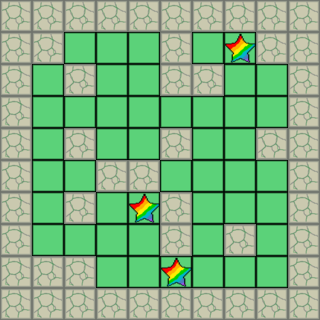

The image is a tile-based game level rendered from a .tmx file. Its description and complete source (layers, tilesets, objects, tile grids) follow:
An orthogonal 10x10 tile map with 32x32 px tiles, 3 tile layers (Floor, Wall, Checkpoint), 5 tilesets and 4 objects (3x Box, Player).

<map version="1.10" tiledversion="1.11.2" orientation="orthogonal" renderorder="right-down" width="10" height="10" tilewidth="32" tileheight="32" infinite="0" nextlayerid="7" nextobjectid="8">
 <tileset firstgid="1" source="grass.tsx" />
 <tileset firstgid="7" source="wall.tsx" />
 <tileset firstgid="8" source="charactor.tsx" />
 <tileset firstgid="9" source="box.tsx" />
 <tileset firstgid="10" source="star.tsx" />
 <layer id="1" name="Floor" width="10" height="10">
  <data encoding="csv">
0,0,0,0,0,0,0,0,0,0,
0,0,1,1,1,0,1,1,0,0,
0,1,0,1,1,0,0,1,1,0,
0,1,1,1,1,1,1,1,1,0,
0,1,0,1,1,0,1,1,0,0,
0,1,1,0,0,1,1,1,1,0,
0,1,0,1,1,0,1,1,1,0,
0,1,1,1,1,0,1,0,1,0,
0,0,0,1,1,1,1,1,1,0,
0,0,0,0,0,0,0,0,0,0
</data>
 </layer>
 <layer id="2" name="Wall" width="10" height="10">
  <data encoding="csv">
7,7,7,7,7,7,7,7,7,7,
7,7,0,0,0,7,0,0,7,7,
7,0,7,0,0,7,7,0,0,7,
7,0,0,0,0,0,0,0,0,7,
7,0,7,0,0,7,0,0,7,7,
7,0,0,7,7,0,0,0,0,7,
7,0,7,0,0,7,0,0,0,7,
7,0,0,0,0,7,0,7,0,7,
7,7,7,0,0,0,0,0,0,7,
7,7,7,7,7,7,7,7,7,7
</data>
 </layer>
 <objectgroup id="3" name="Player">
  <object id="1" name="Player" gid="8" x="128" y="160" width="32" height="32" />
 </objectgroup>
 <objectgroup id="5" name="Box">
  <object id="2" name="Box" gid="9" x="128" y="128" width="32" height="32" />
  <object id="3" name="Box" gid="9" x="64" y="256" width="32" height="32" />
  <object id="4" name="Box" gid="9" x="224" y="192" width="32" height="32" />
 </objectgroup>
 <layer id="6" name="Checkpoint" width="10" height="10">
  <data encoding="csv">
0,0,0,0,0,0,0,0,0,0,
0,0,0,0,0,0,0,10,0,0,
0,0,0,0,0,0,0,0,0,0,
0,0,0,0,0,0,0,0,0,0,
0,0,0,0,0,0,0,0,0,0,
0,0,0,0,0,0,0,0,0,0,
0,0,0,0,10,0,0,0,0,0,
0,0,0,0,0,0,0,0,0,0,
0,0,0,0,0,10,0,0,0,0,
0,0,0,0,0,0,0,0,0,0
</data>
 </layer>
</map>
